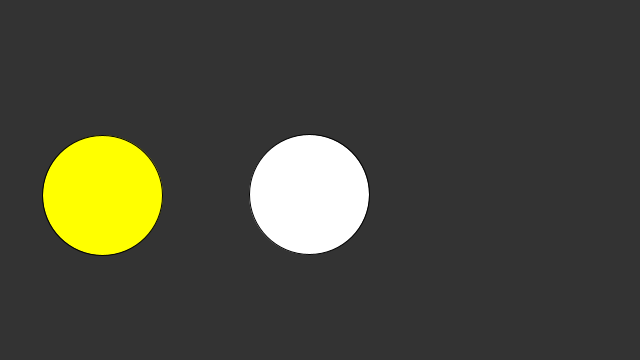
Frame 1 (no input)
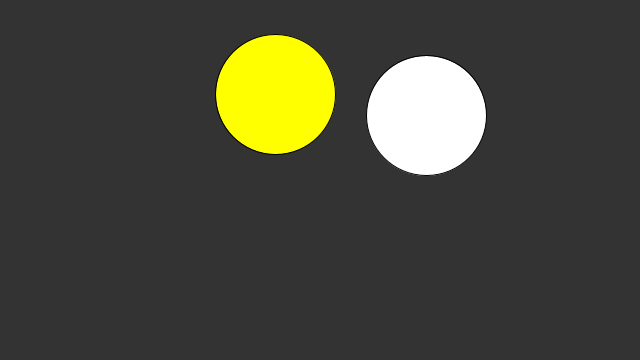
Frame 60 (the mouse pressed at the canvas centre just before this capture)
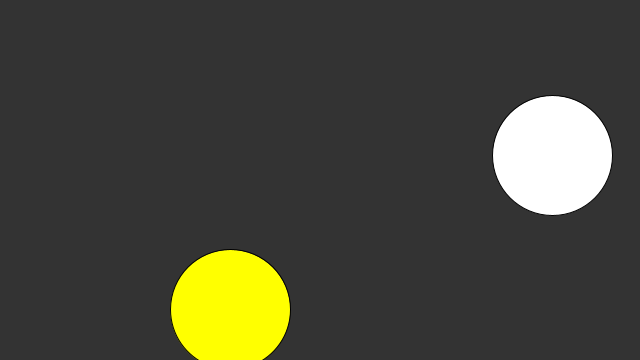
Frame 120 (the mouse held since frame 60 and released just before this capture)

The Processing sketch that drew these frames (run headless with seeded random() and noise(); from frame 60 on, the mouse is pressed at the canvas centre):

// Processing sketch: week15_04_circle_collision_cos_sin_vector_N_N2_m_M2_swap
// ── week15_04_circle_collision_cos_sin_vector_N_N2_m_M2_swap.pde
//week15_04_circle_collision_cos_sin_vector_N_N2_m_M2_swap
void setup()
{
  size(640,360);
}
Ball ball = new Ball(100,200,60);
Ball ball2 = new Ball(300,200,60);
void draw()
{
  background(51);
  fill(255,255,0);
  ball.update();
  ball.display();
  fill(255);
  ball2.update();
  ball2.display();
  if(ball.checkCollision(ball2))fill(#FFAAAA);
  else fill(255);
}

// ── Ball.pde
class Ball{
  float x,y,r;
  float vx,vy;
  Ball(int x0,int y0,int r0){
  x = x0;
  y = y0;
  r = r0;
  vx = random(-10,+10);
  vy = random(-10,+10);
  }
  boolean checkCollision(Ball other)
  {
    if(dist(x+vx,y+vy,other.x+other.vx,other.y+other.vy)<=r+other.r){
      PVector diff = new PVector(other.x-x,other.y-y);
      float len = diff.mag();
      print(len);
      float a = diff.heading();
      PVector N = diff.copy().normalize();
      N.mult(N.dot(new PVector(vx,vy)));
      PVector N2 = new PVector(-N.y,N.x).normalize();
      N2.mult(N2.dot(new PVector(vx,vy)));
      
      println(N.mag());
      
      PVector M = diff.copy().normalize();
      M.mult(M.dot(new PVector(other.vx,other.vy)));
      PVector M2 = new PVector(-M.y,M.x).normalize();;
      M2.mult(M2.dot(new PVector(other.vx,other.vy)));
      PVector newV1 = PVector.add(M,N2);
      PVector newV2 = PVector.add(N,M2);
      vx = newV1.x;
      vy = newV1.x;
      other.vx = newV2.x;
      other.vy = newV2.y;
      return true;
    }else return false;
  }
  void update()
  {
    if(x+vx >640 || x+vx <0)vx =-vx;
    if(y+vy <0 || y+vy >360)vy =-vy;
    x += vx;
    y += vy;
  }
  void display(){
    ellipse(x,y,r+r,r+r);
  }
}
